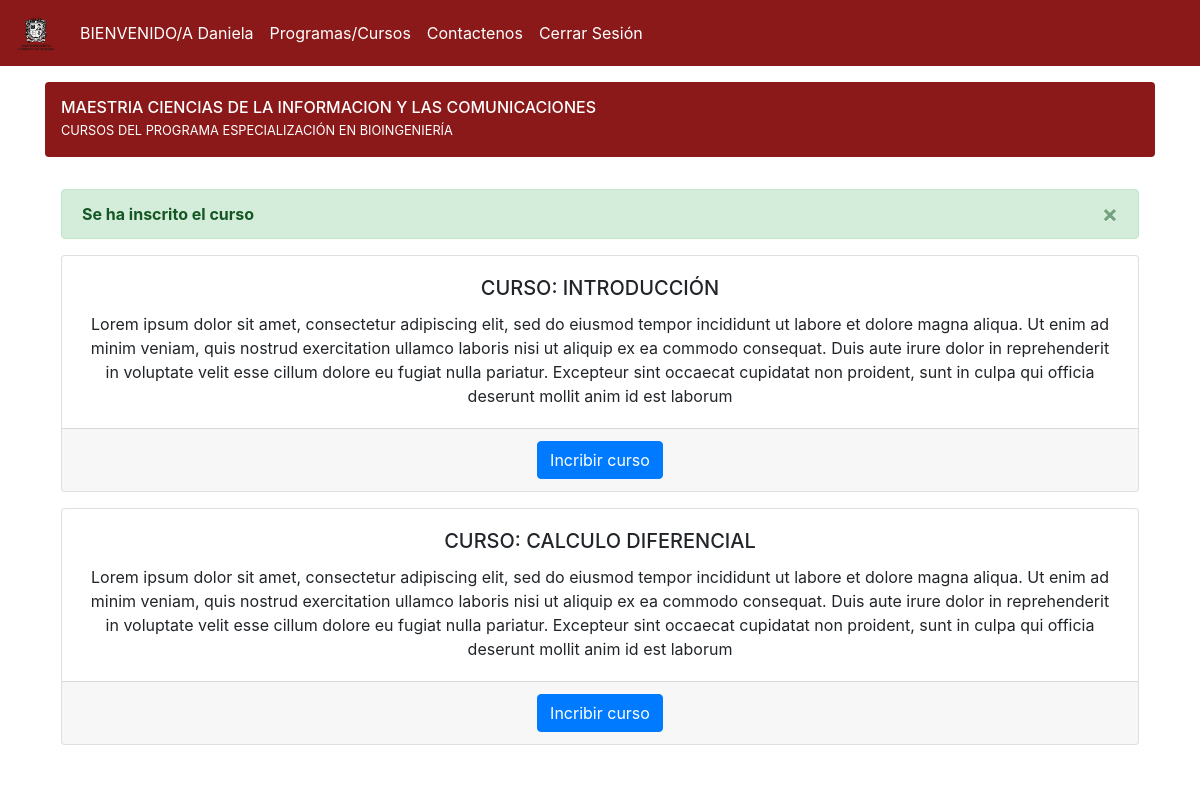
Screenshot of /detalle-programa/1/ (signed in) with the database file from the repository.
### web/models.py (models this page shows, shortened)
class Usuario(AbstractUser):
    identificacion = models.CharField(
        max_length = 30,
        blank = True,
        null = True,
        verbose_name = 'Identificación',
        )
    telefono = models.CharField(
        max_length = 30,
        blank = True,
        null = True,
        verbose_name = 'Teléfono',
        )
    codigo = models.CharField(
        max_length = 30,
        blank = True,
        null = True,
        verbose_name = 'Código',
        )
    edad = models.IntegerField(
        blank = True,
        null = True,
        verbose_name = 'Edad',
        )
    resultado_examen = models.CharField(
        max_length = 30,
        blank = True,
        null = True,
        verbose_name = 'Resultado examen de admisión',
        )
    pais = models.ForeignKey(
        'Pais',
        blank = True,
        null = True,
        verbose_name = 'País',
        on_delete=models.CASCADE
        )
    ciudad = models.ForeignKey(
        'Ciudad',
        blank = True,
        null = True,
        verbose_name = 'Ciudad',
        on_delete=models.CASCADE
        )
    genero = models.ForeignKey(
        'Genero',
        blank = True,
        null = True,
        verbose_name = 'Genero',
        on_delete=models.CASCADE
        )
    tipo_identificacion = models.ForeignKey(
        'TipoIdentificacion',
        blank = True,
        null = True,
        verbose_name = 'Tipo de identificación',
        on_delete=models.CASCADE
        )
    pregrado_egreso = models.ForeignKey(
        'PregradosEgreso',
        blank = True,
        null = True,
        verbose_name = 'Pregrado de egreso',
        on_delete=models.CASCADE
        )
    colegio_egreso = models.ForeignKey(
        'ColegioEgreso',
        blank = True,
        null = True,
        verbose_name = 'Colegio de egreso',
        on_delete=models.CASCADE
        )
    nota_pregrado = models.CharField(
        max_length = 5,
        blank = True,
        null = True,
        verbose_name = 'Nota pregrado',
        )
    class Meta:
        verbose_name = u'Usuario'
        verbose_name_plural = u'Usuarios'

class Programa(models.Model):
    codigo = models.CharField(
        max_length = 30,
        verbose_name = 'Código',
        )
    nombre = models.CharField(
        max_length = 250,
        verbose_name = 'Nombre del programa',
        )
    descripcion = models.TextField(
        verbose_name=u'Descripción del programa',
        )
    activo = models.BooleanField(
        default = True,
        verbose_name = u'Activo',
    )
    snies = models.CharField(
        max_length = 250,
        verbose_name = 'SNIES del programa',
        )
    direccion = models.CharField(
        max_length = 250,
        verbose_name = 'Dirección del programa',
        )
    email = models.CharField(
        max_length = 250,
        verbose_name = 'Email del programa',
        )
    imagen = models.ImageField(
        verbose_name=u'Imagen del programa',
        upload_to='imagenes_programas/',
        max_length=255,
        help_text='80x80',
        null = True,
    )
    telefono = models.CharField(
        max_length = 250,
        verbose_name = 'Teléfono del programa',
        )
    duracion = models.IntegerField(
        verbose_name = u'Duración',
    )
    cordinador = models.ForeignKey(
        'Usuario',
        verbose_name = 'Coordinador',
        on_delete=models.CASCADE
        )
    facultad = models.ForeignKey(
        'Facultad',
        blank = True,
        null = True,
        verbose_name = 'Facultad',
        on_delete=models.CASCADE
        )
    modalidad = models.ForeignKey(
        'Modalidad',
        blank = True,
        null = True,
        verbose_name = 'Modalidad',
        on_delete=models.CASCADE
        )
    jornada = models.ForeignKey(
        'Jornada',
        blank = True,
        null = True,
        verbose_name = 'Jornada',
        on_delete=models.CASCADE
        )
    plan_estudio = models.FileField(
        upload_to='./planes',
        verbose_name=u'Plan de estudio',
        )
    cursos = models.ManyToManyField(
        'Curso',
        verbose_name=u'Cursos del programa'
        )
    class Meta:
        verbose_name = u'Programa'
        verbose_name_plural = u'Programas'

class Curso(models.Model):
    codigo = models.CharField(
        max_length = 30,
        verbose_name = 'Código',
        )
    nombre = models.CharField(
        max_length = 250,
        verbose_name = 'Nombre del curso',
        )
    descripcion = models.TextField(
        verbose_name=u'Descripción del curso',
        )
    profesor = models.ForeignKey(
        'Usuario',
        blank = True,
        null = True,
        verbose_name = 'Profesor',
        on_delete=models.CASCADE
        )
    semestre = models.IntegerField(
        verbose_name = u'Semestre',
    )
    contenido_pdf = models.FileField(
        upload_to='./contenidos',
        verbose_name=u'Contenido del curso PDF',
        )
    curso_pre = models.ForeignKey(
        'self',
        blank = True,
        null = True,
        verbose_name = 'Curso Pre-requisito',
        on_delete=models.CASCADE
        )
    num_estudiantes = models.IntegerField(
        verbose_name = u'Número de estudiantes inscritos',
    )
    class Meta:
        verbose_name = u'Curso'
        verbose_name_plural = u'Cursos'

### web/views.py (the view)
# urls.py: url(r'^detalle-programa/(?P<id>\d+)/$',views.detalle_programa.as_view(), name = 'detalle_programa'),
class detalle_programa(View):
    def get(self, request, id):
        programa = Programa.objects.filter(id = id)
        nop = False
        noc = False
        insc = False
        fin = False
        maxc = False
        if 'nop' in request.session:
            nop = request.session['nop']
            request.session['nop'] = False
        if 'noc' in request.session:
            noc = request.session['noc']
            request.session['noc'] = False
        if 'insc' in request.session:
            insc = request.session['insc']
            request.session['insc'] = False
        if 'fin' in request.session:
            fin = request.session['fin']
            request.session['fin'] = False
        if 'maxc' in request.session:
            maxc = request.session['maxc']
            request.session['maxc'] = False
        if len(programa) > 0:
            context = {'cursos':programa[0].cursos.all(), 'programa':programa[0], 'nop': nop, 'noc':noc, 'fin':fin,'insc':insc, 'maxc':maxc}
        else:
            context = ""
        return render(request, 'detalle-programa.html', context)

### web/templates/detalle-programa.html (shortened to what this page needs)
{% extends "base-web.html" %}
{% load static %}
{% block content %}
<main role="main" class="container">
    <div class="d-flex align-items-center p-3 my-3 text-white bg-purple rounded box-shadow bg-principal">
        <div class="lh-100">
            <h6 class="mb-0 lh-100">MAESTRIA CIENCIAS DE LA INFORMACION Y LAS COMUNICACIONES</h6>
            <small>CURSOS DEL PROGRAMA {{ programa.nombre|upper }}</small>
        </div>
    </div>
    <div class="my-3 p-3 bg-white rounded box-shadow">
        {% if nop is True %}
        <div class="alert alert-danger alert-dismissible fade show" role="alert">
            <strong>El usuario no se encuentra inscrito al programa</strong>
            <button type="button" class="close" data-dismiss="alert" aria-label="Close">
                <span aria-hidden="true">&times;</span>
            </button>
        </div>
        {% elif insc is True  %}
        <div class="alert alert-success alert-dismissible fade show" role="alert">
            <strong>Se ha inscrito el curso</strong>
            <button type="button" class="close" data-dismiss="alert" aria-label="Close">
                <span aria-hidden="true">&times;</span>
            </button>
        </div>
        {% endif %}
        {% for curso in cursos %}
        <div class="card text-center mb-3">
            <div class="card-body">
                <h5 class="card-title">CURSO: {{ curso.nombre|upper }}</h5>
                <p class="card-text">{{ curso.descripcion }}</p>
            </div>
            <div class="card-footer text-muted">
                {% if user.is_authenticated %}
                <a href="/inscribir/{{ programa.id }}/{{ curso.id }}" class="btn btn-primary bg-button">Incribir
                    curso</a>
                {% endif %}
            </div>
        </div>
        {% endfor %}
    </div>
</main>
{% endblock %}

### web/templates/base-web.html (shortened to what this page needs)
{% load static %}
<!doctype html>
<html lang="en">
  <head>
    <link rel="stylesheet" href="https://stackpath.bootstrapcdn.com/bootstrap/4.5.0/css/bootstrap.min.css">
    <link rel="stylesheet" href="{% static 'css/base.css'%}"/>
  </head>
  <body>
    <div class="container-fluid p-0">
        {% block navbar %}
        <nav class="navbar navbar-expand-lg navbar-light bg-navbar no-padding">
            <a class="navbar-brand" href=""><img src="{% static 'img/logo-ud.png'%}" class="logo-ud" /></a>
            <div class="collapse navbar-collapse" id="navbarSupportedContent">
              <ul class="navbar-nav mr-auto">
              {% if user.is_authenticated %}
              <li class="nav-item">
                  <a class="nav-link text-white" href="">BIENVENIDO/A {{ user.first_name}}</a>
                </li>
                {% endif %}
                <li class="nav-item">
                  <a class="nav-link text-white" href="/">Programas/Cursos</a>
                </li>
                <li class="nav-item">
                  <a class="nav-link text-white" href="/contactenos">Contactenos</a>
                </li>
                {% if not user.is_authenticated %}
                <li class="nav-item">
                    <a class="nav-link text-white" href="/iniciar-sesion">Inicar Sesión</a>
                  </li>
                  {% else %}
                  <li class="nav-item">
                    <a class="nav-link text-white" href="/cerrar-sesion">Cerrar Sesión</a>
                  </li>
                  {% endif %}
              </ul>
            </div>
          </nav>
          {% endblock %}
          {% block content %}
          {% endblock %}
    </div>
  </body>
</html>

### web/static/css/base.css (style rules this page uses)
.logo-ud { width: 40px; height: 40px; }
.bg-navbar { background-color: #8C1919; color: white; }
.bg-principal { background-color: #8C1919; }

### rows the page displays
Usuario: first_name "Daniela"
Programa: nombre "ESPECIALIZACIÓN EN BIOINGENIERÍA"
Curso: nombre "INTRODUCCIÓN", descripcion "Lorem ipsum dolor sit amet, consectetur adipiscing elit, sed do eiusmod tempor incididunt ut labore et dolore magna aliqua. Ut enim ad minim veniam, quis nostrud exercitation ullamco laboris nisi ut aliquip ex ea commodo consequat. Duis aute irure dolor in reprehenderit in voluptate velit esse cillum dolore eu fugiat nulla pariatur. Excepteur sint occaecat cupidatat non proident, sunt in culpa qui officia deserunt mollit anim id est laborum"
Curso: nombre "CALCULO DIFERENCIAL", descripcion "Lorem ipsum dolor sit amet, consectetur adipiscing elit, sed do eiusmod tempor incididunt ut labore et dolore magna aliqua. Ut enim ad minim veniam, quis nostrud exercitation ullamco laboris nisi ut aliquip ex ea commodo consequat. Duis aute irure dolor in reprehenderit in voluptate velit esse cillum dolore eu fugiat nulla pariatur. Excepteur sint occaecat cupidatat non proident, sunt in culpa qui officia deserunt mollit anim id est laborum"
